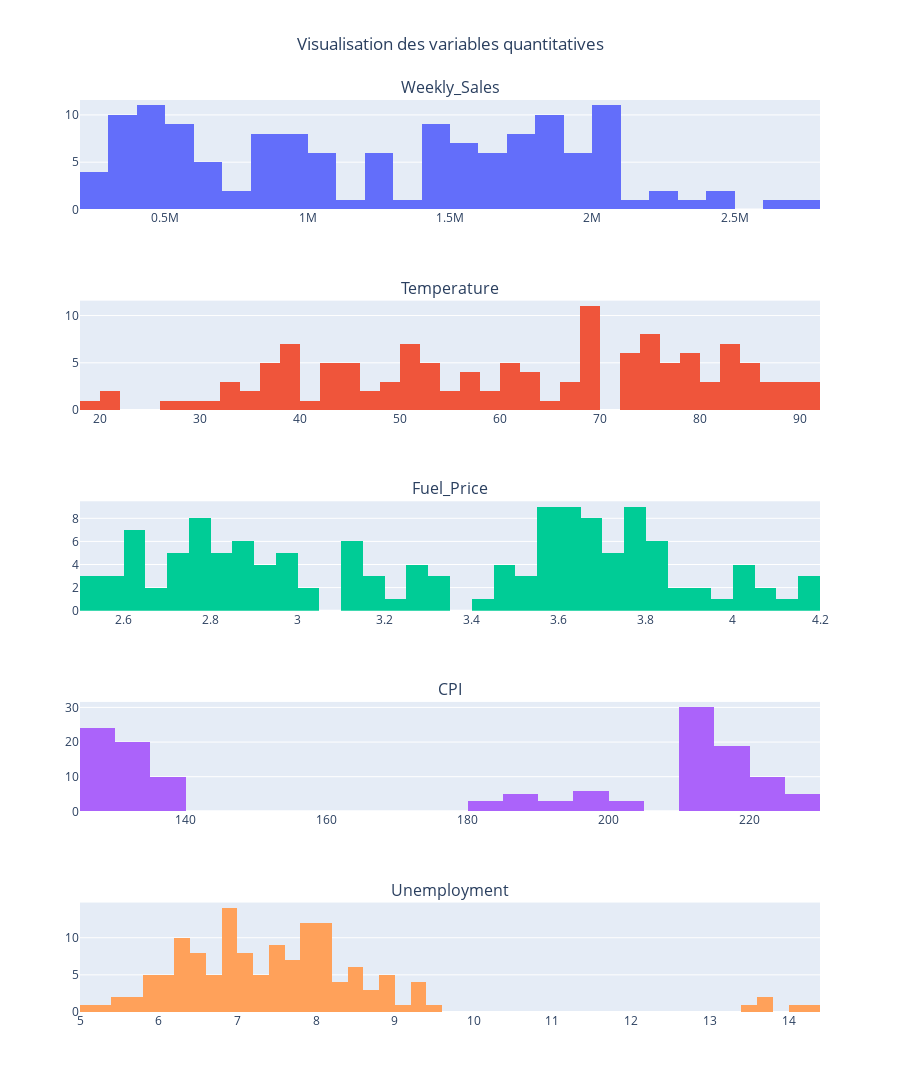
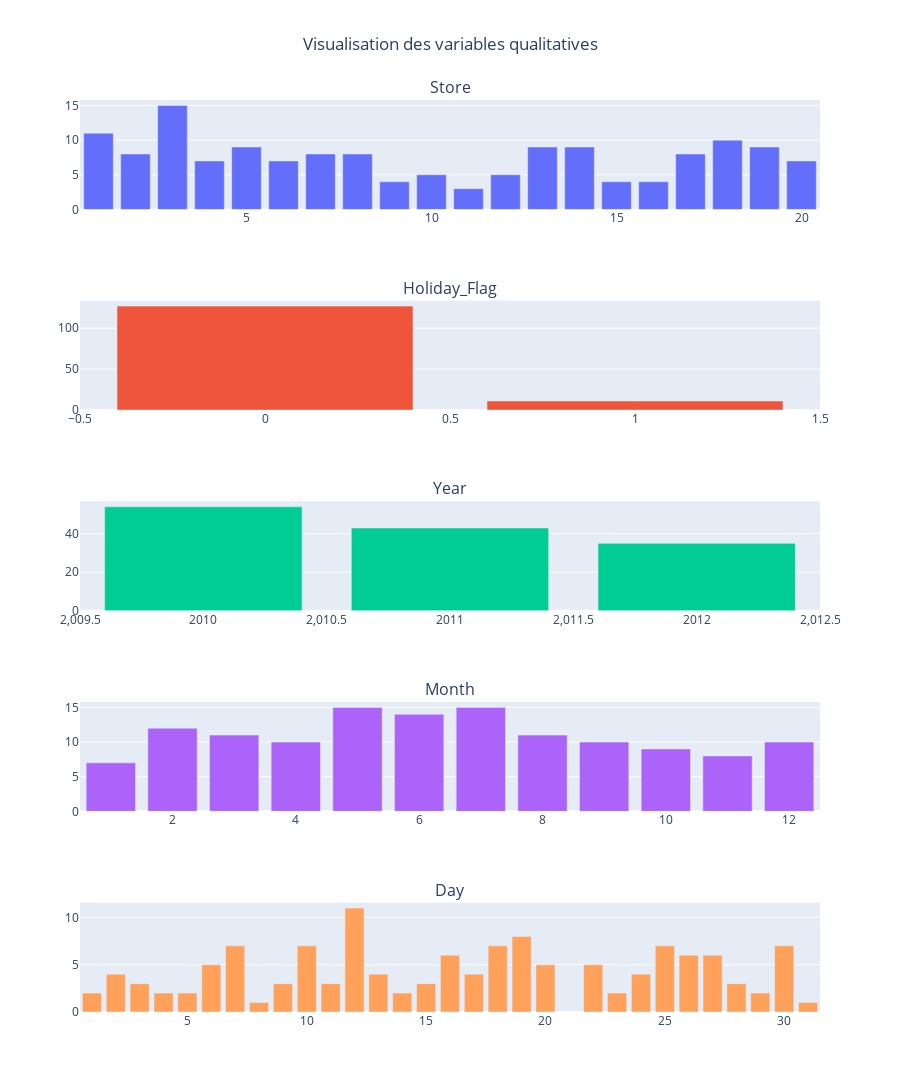

Notebook code for these charts, in order:
### Code cell
from plotly.subplots import make_subplots

# Distribution of each numeric variable
num_features = ['Weekly_Sales', 'Temperature', 'Fuel_Price', 'CPI', 'Unemployment']
fig = make_subplots(rows = 5, cols = 1, subplot_titles = num_features)
for i in range(5):
    fig.add_trace(go.Histogram(x = dataset[num_features[i]], nbinsx = 50), row = i + 1,col = 1)
fig.update_layout(title = go.layout.Title(text = "Visualisation des variables quantitatives", x = 0.5), showlegend = False, autosize=False, height=1200)
fig.show()

# Barplot of each qualitative variable
cat_features = ['Store', 'Holiday_Flag','Year', 'Month', 'Day']
fig = make_subplots(rows = 5, cols = 1, subplot_titles = cat_features)
for i in range(5):
    x_coords = dataset[cat_features[i]].value_counts().index.tolist()
    y_coords = dataset[cat_features[i]].value_counts().tolist()
    fig.add_trace(go.Bar(x = x_coords,y = y_coords),row = i + 1,col = 1)

fig.update_layout(title = go.layout.Title(text = "Visualisation des variables qualitatives", x = 0.5), showlegend = False,autosize=False,  height=1200)

### Figure 1 — Plotly figure (JSON) as saved in the notebook; plotly's stock layout.template omitted (floating-point values rounded to 4 significant figures; data arrays with more than 128 entries replaced by an {"elided": "..."} marker saying what was removed)
{"data": [{"nbinsx": 50, "type": "histogram", "x": {"elided": "150 float values"}, "xaxis": "x", "yaxis": "y"}, {"nbinsx": 50, "type": "histogram", "x": {"elided": "150 float values"}, "xaxis": "x2", "yaxis": "y2"}, {"nbinsx": 50, "type": "histogram", "x": {"elided": "150 float values"}, "xaxis": "x3", "yaxis": "y3"}, {"nbinsx": 50, "type": "histogram", "x": {"elided": "150 float values"}, "xaxis": "x4", "yaxis": "y4"}, {"nbinsx": 50, "type": "histogram", "x": {"elided": "150 float values"}, "xaxis": "x5", "yaxis": "y5"}], "layout": {"annotations": [{"font": {"size": 16}, "showarrow": false, "text": "Weekly_Sales", "x": 0.5, "xanchor": "center", "xref": "paper", "y": 1, "yanchor": "bottom", "yref": "paper"}, {"font": {"size": 16}, "showarrow": false, "text": "Temperature", "x": 0.5, "xanchor": "center", "xref": "paper", "y": 0.78, "yanchor": "bottom", "yref": "paper"}, {"font": {"size": 16}, "showarrow": false, "text": "Fuel_Price", "x": 0.5, "xanchor": "center", "xref": "paper", "y": 0.56, "yanchor": "bottom", "yref": "paper"}, {"font": {"size": 16}, "showarrow": false, "text": "CPI", "x": 0.5, "xanchor": "center", "xref": "paper", "y": 0.34, "yanchor": "bottom", "yref": "paper"}, {"font": {"size": 16}, "showarrow": false, "text": "Unemployment", "x": 0.5, "xanchor": "center", "xref": "paper", "y": 0.12, "yanchor": "bottom", "yref": "paper"}], "autosize": false, "height": 1200, "showlegend": false, "title": {"text": "Visualisation des variables quantitatives", "x": 0.5}, "xaxis": {"anchor": "y", "domain": [0, 1]}, "xaxis2": {"anchor": "y2", "domain": [0, 1]}, "xaxis3": {"anchor": "y3", "domain": [0, 1]}, "xaxis4": {"anchor": "y4", "domain": [0, 1]}, "xaxis5": {"anchor": "y5", "domain": [0, 1]}, "yaxis": {"anchor": "x", "domain": [0.88, 1]}, "yaxis2": {"anchor": "x2", "domain": [0.66, 0.78]}, "yaxis3": {"anchor": "x3", "domain": [0.44, 0.56]}, "yaxis4": {"anchor": "x4", "domain": [0.22, 0.34]}, "yaxis5": {"anchor": "x5", "domain": [0, 0.12]}}}

### Figure 2 — Plotly figure (JSON) as saved in the notebook; plotly's stock layout.template omitted (floating-point values rounded to 4 significant figures)
{"data": [{"type": "bar", "x": [3, 1, 18, 19, 5, 14, 13, 7, 17, 2, 8, 6, 20, 4, 12, 10, 15, 16, 9, 11], "xaxis": "x", "y": [15, 11, 10, 9, 9, 9, 9, 8, 8, 8, 8, 7, 7, 7, 5, 5, 4, 4, 4, 3], "yaxis": "y"}, {"type": "bar", "x": [0, 1], "xaxis": "x2", "y": [127, 11], "yaxis": "y2"}, {"type": "bar", "x": [2010, 2011, 2012], "xaxis": "x3", "y": [54, 43, 35], "yaxis": "y3"}, {"type": "bar", "x": [7, 5, 6, 2, 3, 8, 12, 4, 9, 10, 11, 1], "xaxis": "x4", "y": [15, 15, 14, 12, 11, 11, 10, 10, 10, 9, 8, 7], "yaxis": "y4"}, {"type": "bar", "x": [12, 19, 18, 7, 25, 10, 30, 16, 26, 27, 6, 22, 20, 13, 17, 24, 2, 28, 11, 3, 9, 15, 4, 23, 1, 14, 5, 29, 31, 8], "xaxis": "x5", "y": [11, 8, 7, 7, 7, 7, 7, 6, 6, 6, 5, 5, 5, 4, 4, 4, 4, 3, 3, 3, 3, 3, 2, 2, 2, 2, 2, 2, 1, 1], "yaxis": "y5"}], "layout": {"annotations": [{"font": {"size": 16}, "showarrow": false, "text": "Store", "x": 0.5, "xanchor": "center", "xref": "paper", "y": 1, "yanchor": "bottom", "yref": "paper"}, {"font": {"size": 16}, "showarrow": false, "text": "Holiday_Flag", "x": 0.5, "xanchor": "center", "xref": "paper", "y": 0.78, "yanchor": "bottom", "yref": "paper"}, {"font": {"size": 16}, "showarrow": false, "text": "Year", "x": 0.5, "xanchor": "center", "xref": "paper", "y": 0.56, "yanchor": "bottom", "yref": "paper"}, {"font": {"size": 16}, "showarrow": false, "text": "Month", "x": 0.5, "xanchor": "center", "xref": "paper", "y": 0.34, "yanchor": "bottom", "yref": "paper"}, {"font": {"size": 16}, "showarrow": false, "text": "Day", "x": 0.5, "xanchor": "center", "xref": "paper", "y": 0.12, "yanchor": "bottom", "yref": "paper"}], "autosize": false, "height": 1200, "showlegend": false, "title": {"text": "Visualisation des variables qualitatives", "x": 0.5}, "xaxis": {"anchor": "y", "domain": [0, 1]}, "xaxis2": {"anchor": "y2", "domain": [0, 1]}, "xaxis3": {"anchor": "y3", "domain": [0, 1]}, "xaxis4": {"anchor": "y4", "domain": [0, 1]}, "xaxis5": {"anchor": "y5", "domain": [0, 1]}, "yaxis": {"anchor": "x", "domain": [0.88, 1]}, "yaxis2": {"anchor": "x2", "domain": [0.66, 0.78]}, "yaxis3": {"anchor": "x3", "domain": [0.44, 0.56]}, "yaxis4": {"anchor": "x4", "domain": [0.22, 0.34]}, "yaxis5": {"anchor": "x5", "domain": [0, 0.12]}}}
